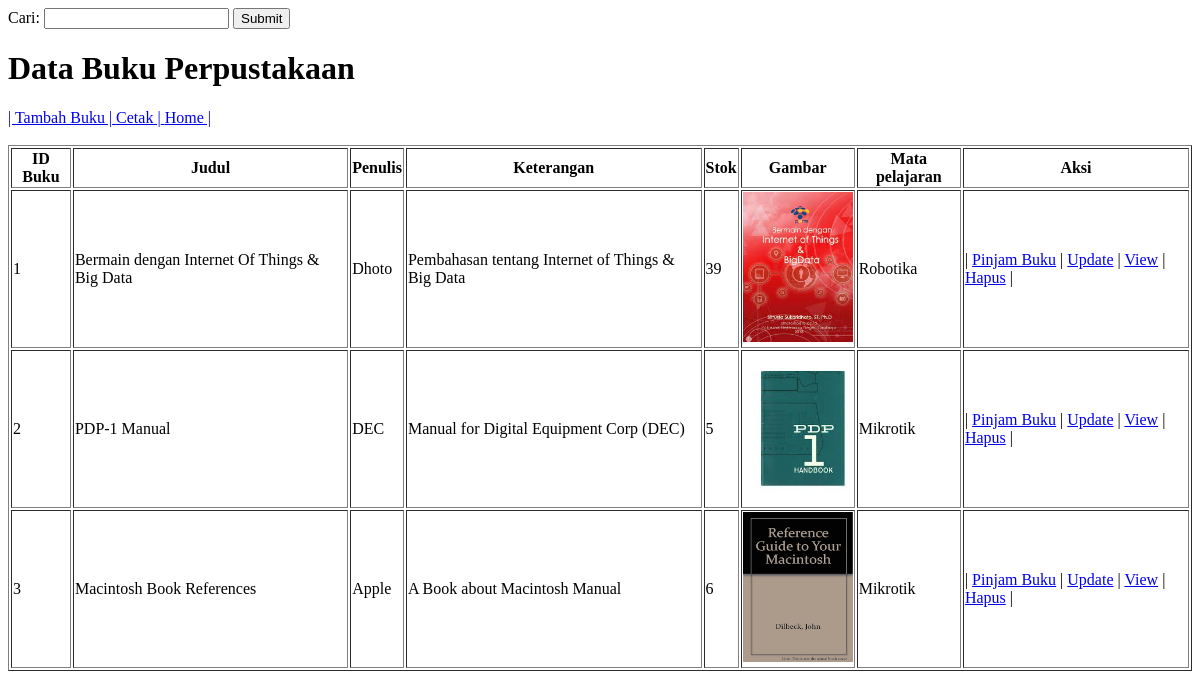
Before: /public/dashboard/data/dsperpustakaan.php with the older database file.
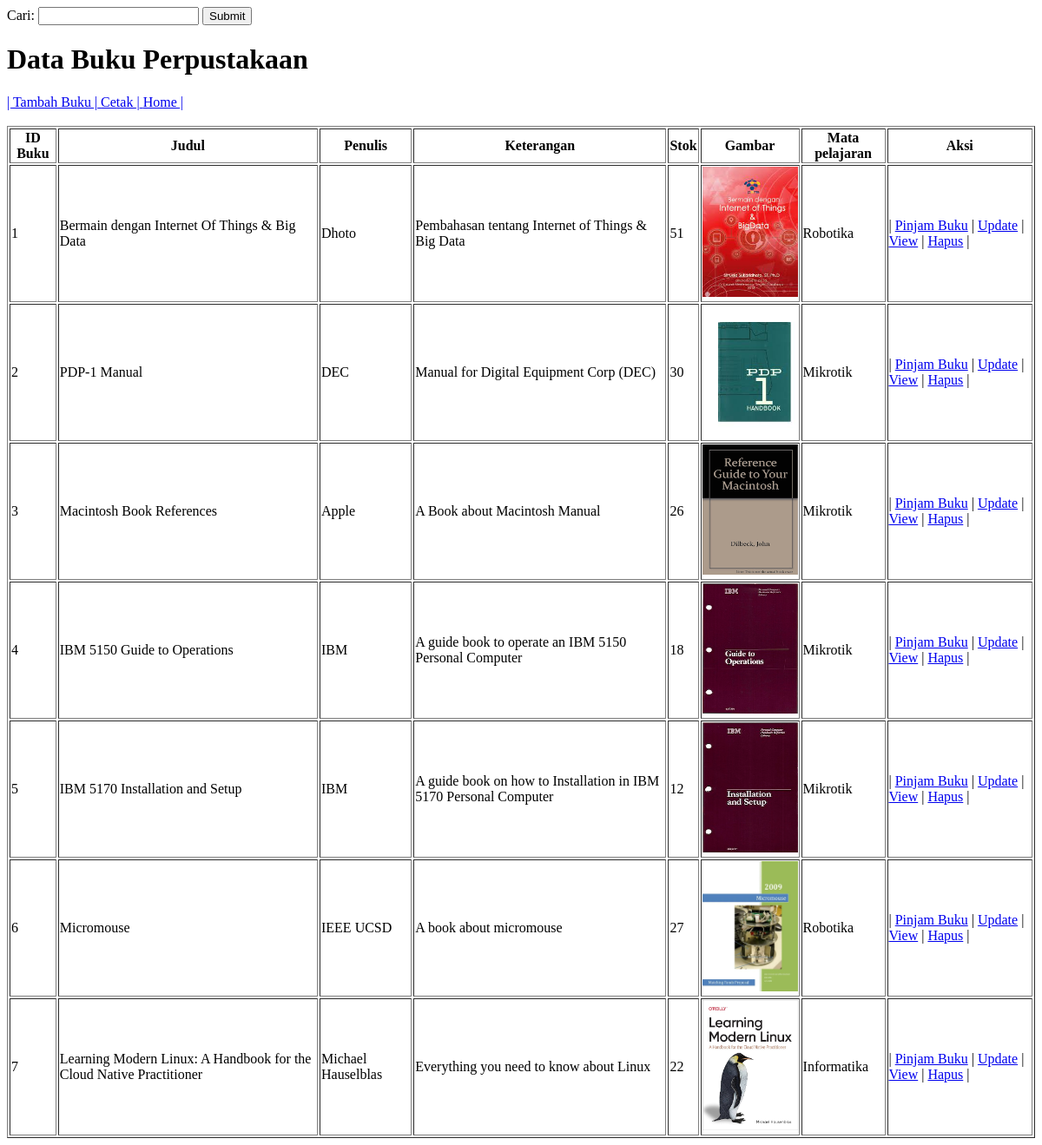
After: the same page with the newer database file.
### tables this page shows
CREATE TABLE `buku` (
  `id_buku` int(11) NOT NULL,
  `judul` varchar(100) DEFAULT NULL,
  `penulis` varchar(100) DEFAULT NULL,
  `keterangan` varchar(100) DEFAULT NULL,
  `stok` int(11) DEFAULT NULL,
  `gambar` varchar(100) DEFAULT NULL,
  `matapelajaran_idpelajaran` int(11) DEFAULT NULL
);

CREATE TABLE `matapelajaran` (
  `idpelajaran` int(11) NOT NULL,
  `namapelajaran` varchar(100) DEFAULT NULL,
  `guru_idguru` int(11) DEFAULT NULL
);

### public/dashboard/data/dsperpustakaan.php (the view, shortened to what this page needs)
<?php
    include_once("../../../config/koneksi.php");
?>
<!DOCTYPE html>
<html lang="en">
<head>
</head>
<body>
    <form action="dsperpustakaan.php" method="get">
        <label>Cari: </label>
        <input type="text" name="cari">
        <input type="submit" name="Cari">
    </form>
    <table border="1">
        <h1>Data Buku Perpustakaan</h1>
        <a href="../../perpustakaan/tambah/tambah.php">| Tambah Buku |</a>
        <a href="../../perpustakaan/cetak.php" target="_blank"> Cetak |</a>
        <a href="../dashboard.php"> Home |</a><br><br>
            <?php
                if (isset($_GET['cari'])) {
                    $cari = $_GET['cari'];
                    $ambildata = mysqli_query($kon, "SELECT buku.*, matapelajaran.namapelajaran FROM buku
                                                        INNER JOIN matapelajaran ON buku.matapelajaran_idpelajaran = matapelajaran.idpelajaran
                                                        WHERE buku.id_buku LIKE '%".$cari."%' OR buku.judul LIKE '%".$cari."%' OR buku.penulis LIKE '%".$cari."%'");
                } else {
                    $ambildata = mysqli_query($kon, "SELECT buku.*, matapelajaran.namapelajaran FROM buku
                                                        INNER JOIN matapelajaran ON buku.matapelajaran_idpelajaran = matapelajaran.idpelajaran
                                                        ORDER BY buku.id_buku ASC");
                }
            ?>
        <tr>
            <th>ID Buku</th>
            <th>Judul</th>
            <th>Penulis</th>
            <th>Keterangan</th>
            <th>Stok</th>
            <th>Gambar</th>
            <th>Mata pelajaran</th>
            <th>Aksi</th>
        </tr>
        <?php
            while ($userAmbilData = mysqli_fetch_array($ambildata)) {
                echo "<tr>";
                echo "<td>" . $id = $userAmbilData['id_buku'] . "</td>";
                echo "<td>" . $judul = $userAmbilData['judul'] . "</td>";
                echo "<td>" . $penulis = $userAmbilData['penulis'] . "</td>";
                echo "<td>" . $keterangan = $userAmbilData['keterangan'] . "</td>";
                echo "<td>" . $stok = $userAmbilData['stok'] . "</td>";
                echo "<td>";
                        $data = mysqli_query($kon, "SELECT * FROM buku WHERE id_buku = '{$userAmbilData['id_buku']}'");
                        while ($row = mysqli_fetch_array($data)) {
                            echo "<a href='javascript:void(0);' onclick=\"window.open(../../perpustakaan/aset/{$row['gambar']}', '_blank');\">
                                    <img src='../../perpustakaan/aset/{$row['gambar']}' alt='Gambar Guru' width='110' height='150'></a>";
                        }
                echo "<td>" . $mata_pelajaran = $userAmbilData['namapelajaran'] . "</td>";
                echo "<td>
                    | <a href='../../perpustakaan/view/pinjam.php?id=" .$userAmbilData['id_buku']. "'>Pinjam Buku</a> |
                    <a href='../../perpustakaan/update/update.php?id=" .$userAmbilData['id_buku']. "'>Update</a> |
                    <a href='../../perpustakaan/view/view.php?id=" .$userAmbilData['id_buku']. "'>View</a> |
                    <a href='../../perpustakaan/bukuhapus.php?id=" .$userAmbilData['id_buku']. "'>Hapus</a> |
                    </td>";
            }
        ?>
</body>
</html>

Changed rows visible on the page:
changed buku "Bermain dengan Internet Of Things & Big Data": stok "39" → "51"
changed buku "PDP-1 Manual": stok "5" → "30"
changed buku "Macintosh Book References": stok "6" → "26"
added buku: id_buku "4", judul "IBM 5150 Guide to Operations", penulis "IBM", keterangan "A guide book to operate an IBM 5150 Personal Computer", stok "18", gambar (picture), matapelajaran_idpelajaran.namapelajaran "Mikrotik"
added buku: id_buku "5", judul "IBM 5170 Installation and Setup", penulis "IBM", keterangan "A guide book on how to Installation in IBM 5170 Personal Computer", stok "12", gambar (picture), matapelajaran_idpelajaran.namapelajaran "Mikrotik"
added buku: id_buku "6", judul "Micromouse", penulis "IEEE UCSD", keterangan "A book about micromouse", stok "27", gambar (picture), matapelajaran_idpelajaran.namapelajaran "Robotika"
added buku: id_buku "7", judul "Learning Modern Linux: A Handbook for the Cloud Native Practitioner", penulis "Michael Hauselblas", keterangan "Everything you need to know about Linux", stok "22", gambar (picture), matapelajaran_idpelajaran.namapelajaran "Informatika"
